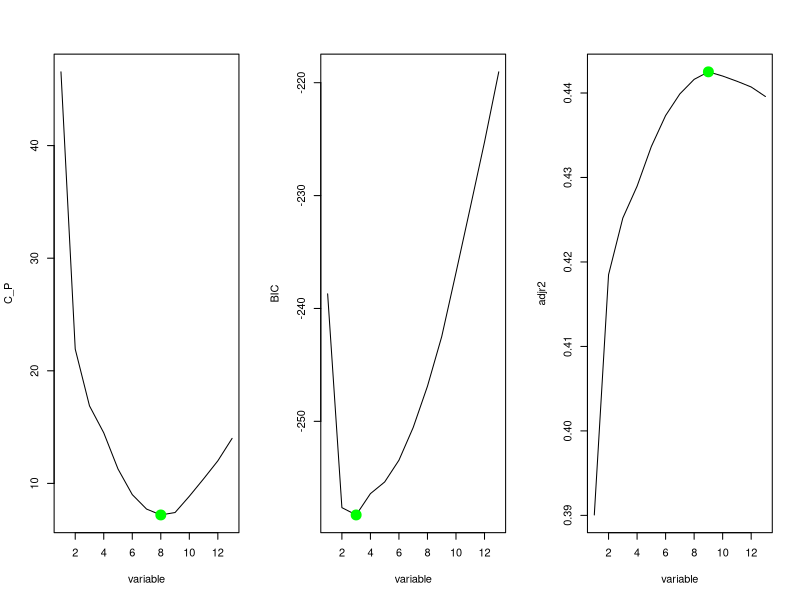
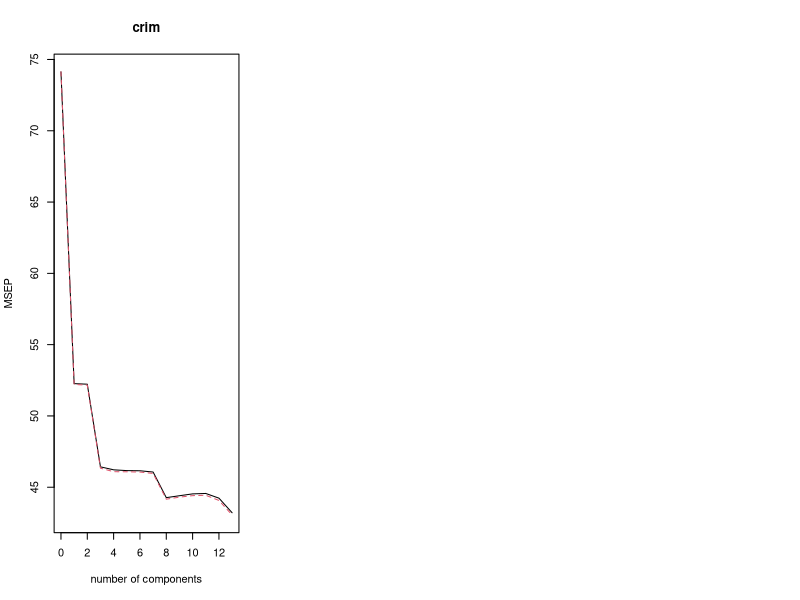

The R script that drew these images, in order:
## ---- chunk 1
knitr::opts_chunk$set(echo = TRUE)
## ---- chunk 2
library(glmnet)
library(leaps)
library(pls)
library(MASS)
## ---- chunk 3
boston=Boston
## ---- chunk 4
fit.lm=lm(crim~.,data = boston)
summary(fit.lm)
## ---- chunk 5
best_subset=regsubsets(crim~.,data = boston,nvmax = 13)
best_subset.summary<-summary(best_subset)
best_subset.summary$adjr2
## ---- chunk 6
par(mfrow=c(1,3))
plot(best_subset.summary$cp,xlab = "variable",ylab="C_P",type = "l")
points(which.min(best_subset.summary$cp),best_subset.summary$cp[which.min(best_subset.summary$cp)],col="green",cex=3,pch=20)
plot(best_subset.summary$bic,xlab = "variable",ylab="BIC",type = "l")
points(which.min(best_subset.summary$bic),best_subset.summary$bic[which.min(best_subset.summary$bic)],col="green",cex=3,pch=20)
plot(best_subset.summary$adjr2,xlab = "variable",ylab="adjr2",type = "l")
points(which.max(best_subset.summary$adjr2),best_subset.summary$adjr2[which.max(best_subset.summary$adjr2)],col="green",cex=3,pch=20)
## ---- chunk 7
coef(best_subset,which.min(best_subset.summary$cp))
## ---- chunk 8
set.seed(2)
boston_matrix=model.matrix(crim~.,data = boston)[,-1]
## ---- chunk 9
ridge=cv.glmnet(boston_matrix,boston$crim,alpha=0)
bestlam<-ridge$lambda.min
bestlam
## ---- chunk 10
coef(ridge,s=bestlam)
## ---- chunk 11
set.seed(1)
lasso=cv.glmnet(boston_matrix,boston$crim,alpha=1)
bestlam<-lasso$lambda.min
bestlam
## ---- chunk 12
coef(lasso,s=bestlam)
## ---- chunk 13
set.seed(2)
pcr=pcr(crim~.,data=boston,scale=TRUE,validation="CV")
pcr_summary<- summary(pcr)
pcr_summary
## ---- chunk 14
validationplot(pcr,val.type = "MSEP")
## ---- chunk 15
load_pcr<-pcr$loadings[,1:8]
load_pcr
## ---- chunk 16
train_boston=sample(nrow(boston),nrow(boston)*0.70)
## ---- chunk 17
tr_boston=boston[train_boston,]
## ---- chunk 18
te_boston=boston[-train_boston,]
## ---- chunk 19
set.seed(3)
tr_boston_matrix=model.matrix(crim~.,data = tr_boston)[,-1]
te_boston_matrix=model.matrix(crim~.,data = te_boston)[,-1]
## ---- chunk 20
ridge=cv.glmnet(tr_boston_matrix,tr_boston$crim,alpha=0)
bestlam=ridge$lambda.min
bestlam
## ---- chunk 21
pred_ridge=predict(ridge,s=bestlam,newx = te_boston_matrix)
test_error=mean((te_boston$crim- pred_ridge)^2)
test_error
## ---- chunk 22
rmse= sqrt(test_error)
(rmse/mean(te_boston$crim))*100
## ---- chunk 23
lasso=cv.glmnet(tr_boston_matrix,tr_boston$crim,alpha=1)
bestlam=lasso$lambda.min
## ---- chunk 24
lasso_pred = predict(lasso, s = bestlam, newx = te_boston_matrix)
test_error = mean((te_boston$crim - lasso_pred)^2)
test_error
## ---- chunk 25
rmse_lasso= sqrt(test_error)
(rmse_lasso/mean(te_boston$crim))*100
